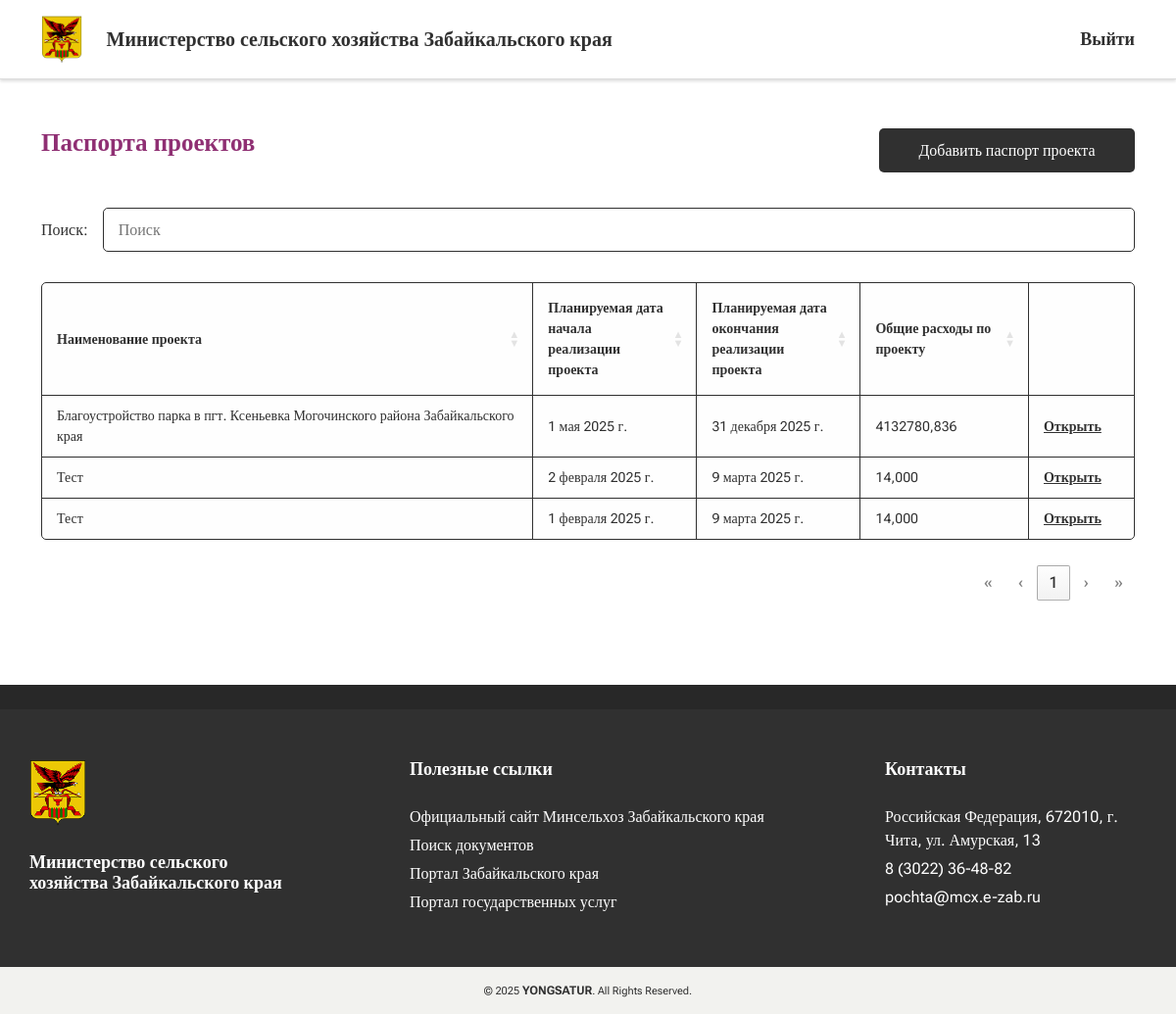
Page /passports/ (signed in) on the committed database.
### passports/models.py (models this page shows, shortened)
class Passports(models.Model):
    user = models.ForeignKey(User, verbose_name=u"Район", on_delete = models.CASCADE)
    nameProject = models.CharField(verbose_name=u"Наименование проекта", max_length = 250, db_index = True)
    indicators = models.TextField(verbose_name=u"Количественные показатели (показатель) результатов проекта по объектам и мероприятиям, включенным в проект")
    address = models.TextField(verbose_name=u"Адрес или описание местоположения")
    borderArea = models.BooleanField(verbose_name=u"Приграничная территория (да/нет)", default = False)
    OKTMO = models.CharField(verbose_name=u"ОКТМО населенного (-ых) пункта (-ов)", max_length = 250)
    improvedArea = models.DecimalField(verbose_name=u"Благоустраиваемая площадь, на которой реализуется проект, кв.м", max_digits = 20, decimal_places = 3, blank = True, null = True)
    populationLocality = models.PositiveBigIntegerField(verbose_name=u"Численность населения на 1 января года подачи заявки в населенном (-ых) пункте (-ах), в котором реализуется проект, чел.", blank = True, null = True)
    countMonth = models.PositiveIntegerField(verbose_name=u"Продолжительность реализации проекта,  количество месяцев (до 31 декабря года, в котором получена субсидия)", blank = True, null = True)
    dateStartPlane = models.DateField(verbose_name=u"Планируемая дата начала реализации проекта", blank = True, null = True)
    dateEndPlane = models.DateField(verbose_name=u"Планируемая дата окончания реализации проекта", blank = True, null = True)
    initiativeGroup = models.TextField(verbose_name=u"Описание состава инициативной группы", blank = True, null = True)
    generalCost = models.DecimalField(verbose_name=u"Общие расходы по проекту, рублей:", max_digits = 15, decimal_places = 3)
    stateSupport = models.DecimalField(verbose_name=u"За счет средств государственной поддержки (федерального бюджета и бюджета Забайкальского края)", max_digits = 15, decimal_places = 3, blank = True, null = True)
    localBudget = models.DecimalField(verbose_name=u"За счет средств местного бюджета", max_digits = 15, decimal_places = 3, blank = True, null = True)
    offBudget = models.DecimalField(verbose_name=u"За счет средств внебюджетных источников (вклад граждан, юридических лиц, индивидуальных предпринимателей, общественных организаций)", max_digits = 15, decimal_places = 3, blank = True, null = True)
    citizen = models.DecimalField(verbose_name=u"Вклад граждан, рублей", max_digits = 15, decimal_places = 3, blank = True, null = True)
    citizenMoney = models.DecimalField(verbose_name=u"денежными средствами", max_digits = 15, decimal_places = 3, blank = True, null = True)
    citizenWork = models.DecimalField(verbose_name=u"трудовым участием", max_digits = 15, decimal_places = 3, blank = True, null = True)
    citizenRooms = models.DecimalField(verbose_name=u"предоставлением помещений", max_digits = 15, decimal_places = 3, blank = True, null = True)
    citizenTechnical = models.DecimalField(verbose_name=u"предоставлением технических средств", max_digits = 15, decimal_places = 3, blank = True, null = True)
    publicOrg = models.DecimalField(verbose_name=u"Вклад общественных, включая волонтерские, организаций, рублей", max_digits = 15, decimal_places = 3, blank = True, null = True)
    publicOrgMoney = models.DecimalField(verbose_name=u"денежными средствами", max_digits = 15, decimal_places = 3, blank = True, null = True)
    publicOrgWork = models.DecimalField(verbose_name=u"трудовым участием", max_digits = 15, decimal_places = 3, blank = True, null = True)
    publicOrgRooms = models.DecimalField(verbose_name=u"предоставлением помещений", max_digits = 15, decimal_places = 3, blank = True, null = True)
    publicOrgTechnical = models.DecimalField(verbose_name=u"предоставлением технических средств", max_digits = 15, decimal_places = 3, blank = True, null = True)
    legalEntities = models.DecimalField(verbose_name=u"Вклад юридических лиц (индивидуальных предпринимателей), рублей", max_digits = 15, decimal_places = 3, blank = True, null = True)
    legalEntitiesMoney = models.DecimalField(verbose_name=u"денежными средствами", max_digits = 15, decimal_places = 3, blank = True, null = True)
    legalEntitiesWork = models.DecimalField(verbose_name=u"трудовым участием", max_digits = 15, decimal_places = 3, blank = True, null = True)
    legalEntitiesRooms = models.DecimalField(verbose_name=u"предоставлением помещений", max_digits = 15, decimal_places = 3, blank = True, null = True)
    legalEntitiesTechnical = models.DecimalField(verbose_name=u"предоставлением технических средств", max_digits = 15, decimal_places = 3, blank = True, null = True)
    created = models.DateTimeField(verbose_name=u"Создано", auto_now_add = True)
    file = models.FileField(upload_to = '', blank = True, null = True)
    class Meta:
        ordering = ('created', )
        indexes = [models.Index(fields = ['id'])]
        verbose_name = 'Паспорт проекта'
        verbose_name_plural = 'Паспорта проектов'
    def get_user(self):
        if self.user.region:
            return self.user.region.nameRegion
        else:
            return self.user.username
    get_user.short_description = u'Район'
    def get_total_points(self):
        return self.get_points() + self.groups.get_points() + self.desc.get_points()
    get_total_points.short_description = 'Баллы'
    get_total_points.admin_order_field = 'nameProject'
    def file_link(self):
        if self.file:
            return format_html("<a href='%s'>Скачать</a>" % (self.file.url,))
        else:
            return "Файл не существует"
    file_link.allow_tags = True
    file_link.short_description = 'Скачать паспорт проекта'

### passports/views.py (the view)
# urls.py: path('', views.index, name = 'index'),
@login_required(login_url = 'authorization')
def index(request):
    user = request.user
    passports = Passports.objects.filter(user = user)
    return render(request, 'index.html', { 'passports': passports })

### templates/index.html (shortened to what this page needs)
{% load static %}
<!DOCTYPE html>
<html>
<head>
    <link href="{% static 'bootstrap/css/bootstrap.min.css' %}" type="text/css" rel="stylesheet">
    <link href="{% static 'DataTables/datatables.min.css' %}" type="text/css" rel="stylesheet">
    <link href="{% static 'css/style.css' %}" type="text/css" rel="stylesheet">
</head>
<body>
    <header>
        <div class="container">
            <div class="col-12">
                <a href="{% url 'index' %}" title="На главную">
                    <div class="logo">
                        <img src="{% static 'img/logo.png' %}">
                        <h2>Министерство сельского хозяйства Забайкальского края</h2>
                    </div>
                </a>
                <a href="{% url 'exit' %}" title="Выйти">
                    <h3>Выйти</h3>
                </a>
            </div>
        </div>
    </header>
    {% block content %}
    <section class="main">
        <div class="container">
            <div class="col-12">
                <div class="row">
                    <div class="col-9">
                        <h1 class="header">Паспорта проектов</h1>
                    </div>
                    <div class="col-3">
                        <a href="{% url 'passport_add_first' %}">
                            <button type="submit" style="margin: 0;">Добавить паспорт проекта</button>
                        </a>
                    </div>
                </div>
                <div class="projects">
                    <table id="projects" class="hover" style="width:100%">
                        <thead>
                            <tr>
                                <th style="width: 45%;">Наименование проекта</th>
                                <th style="width: 15%;">Планируемая дата начала реализации проекта</th>
                                <th style="width: 15%;">Планируемая дата окончания реализации проекта</th>
                                <th>Общие расходы по проекту</th>
                                <th data-orderable="false" style="min-width: 100px;"></th>
                            </tr>
                        </thead>
                        <tbody>
                            {% for passport in passports %}
                            <tr>
                                <td>{{ passport.nameProject }}</td>
                                <td>{{ passport.dateStartPlane }}</td>
                                <td>{{ passport.dateEndPlane }}</td>
                                <td>{{ passport.generalCost }}</td>
                                <td>
                                    <a href="{% url 'passport' passport.id %}">Открыть</a>
                                </td>
                            </tr>
                            {% endfor %}
                        </tbody>
                    </table>
                </div>
            </div>
        </div>
    </section>
    {% endblock content %}
    <footer>
        <div class="line"></div>
        <div class="container">
            <div class="row">
                <div class="col-3">
                    <img src="{% static 'img/logo.png' %}">
                    <h3>Министерство сельского хозяйства Забайкальского края</h3>
                </div>
                <div class="col-4 offset-1">
                    <h3>Полезные ссылки</h3>
                    <ul>
                        <li><a href="https://mcx.75.ru/" target="_blank">Официальный сайт Минсельхоз Забайкальского края</a></li>
                        <li><a href="https://mcx.75.ru/dokumenty" target="_blank">Поиск документов</a></li>
                        <li><a href="https://75.ru/" target="_blank">Портал Забайкальского края</a></li>
                        <li><a href="https://www.gosuslugi.ru/" target="_blank">Портал государственных услуг</a></li>
                    </ul>
                </div>
                <div class="col-3 offset-1">
                    <h3>Контакты</h3>
                    <ul>
                        <li>Российская Федерация, 672010, г. Чита, ул. Амурская, 13</li>
                        <li>8 (3022) 36-48-82</li>
                        <li><a href="mailto:pochta@mcx.e-zab.ru" title="Написать письмо">pochta@mcx.e-zab.ru</a></li>
                    </ul>
                </div>
            </div>
        </div>
    </footer>
    <section class="copyright">
		<div class="container">
            <p>&copy; 2025 <a href="https://github.com/yongsatur" target="_blank" title="Перейти на GitHub разработчика">
                <strong>YONGSATUR</strong></a>. All Rights Reserved.
            </p>
        </div>
	</section>
</body>
</html>

### static/css/style.css (style rules this page uses)
body { font-family: "Roboto Flex", serif; color: #303030; }
h1 { font-size: 22px; font-weight: 700; margin: 0 0 35px 0; text-align: center; }
h1.header { font-size: 25px; color: #8F2F73; text-align: left; }
h2 { font-size: 20px; font-weight: 700; margin: 0; }
h3 { font-size: 18px; font-weight: 700; margin: 25px 0; color: #303030; }
p { margin: 10px 0 0 0; }
a { color: #303030; text-decoration: none; }
ul { list-style: none; padding: 0; margin: 0; position: sticky; top: 15px; }
button { width: 100%; height: 45px; border-radius: 5px; font-size: 16px; color: #fefefe; font-weight: 500; background-color: #303030; border: none; }
header { border-bottom: solid 1px #ddd; box-shadow: 0 2px 3px #ddd; }
header h3 { margin: 0; }
header .col-12 { display: flex; justify-content: space-between; align-items: center; padding: 15px 0; }
header img { height: 50px; width: auto; margin-right: 25px; }
header .logo { display: flex; align-items: center; }
.main { padding: 50px 0 70px 0; }
table { border: 1px solid #303030; border-collapse: separate; border-spacing: 0px; border-radius: 5px; background-color: #fefefe; font-size: 14px; }
table th { text-align: center; }
table th, table td { padding: 10px 15px; border-bottom: 1px solid #303030; border-right: 1px solid #303030; }
table th, table td { word-wrap: break-word; word-break: break-word; }
table th:last-child, table td:last-child { border-right: 0px; }
table tr:last-child td { border-bottom: 0px; }
.projects a { font-weight: 700; text-decoration: underline; }
footer { background: #303030; color: #fefefe; }
footer .container { padding: 25px 0 50px 0; }
footer .line { background: #282828; padding-top: 25px; }
footer h3 { color: #fefefe; }
footer a { color: #fefefe; }
footer ul li { padding: 2.5px 0; }
footer img { height: 70px; width: auto; margin: 25px 0 0 0; }
.copyright { background: #f2f2ef; text-align: center; padding: 15px 0; }
.copyright p { font-size: 11px; margin: 0; }
.copyright p a { font-size: 12px; }

### rows in the picture
Passports: nameProject "Благоустройство парка в пгт. Ксеньевка Могочинского района Забайкальского края", dateStartPlane "1 мая 2025 г.", dateEndPlane "31 декабря 2025 г.", generalCost "4132780,836"
Passports: nameProject "Тест", dateStartPlane "2 февраля 2025 г.", dateEndPlane "9 марта 2025 г.", generalCost "14,000"
Passports: nameProject "Тест", dateStartPlane "1 февраля 2025 г.", dateEndPlane "9 марта 2025 г.", generalCost "14,000"
